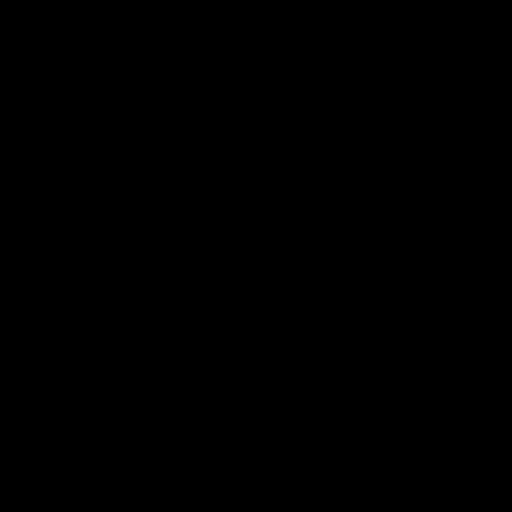
Frame 1 (no input)
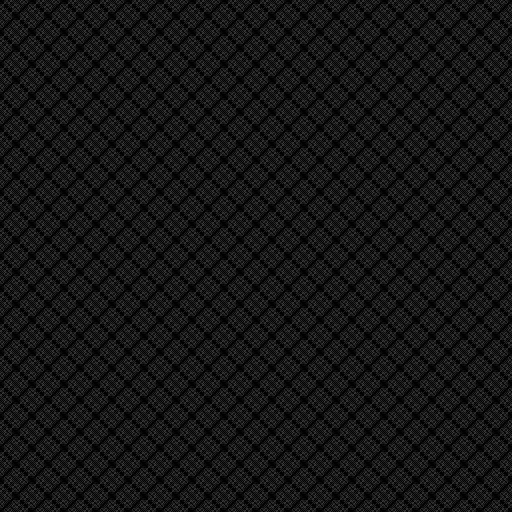
Frame 60 (the mouse pressed at the canvas centre just before this capture)
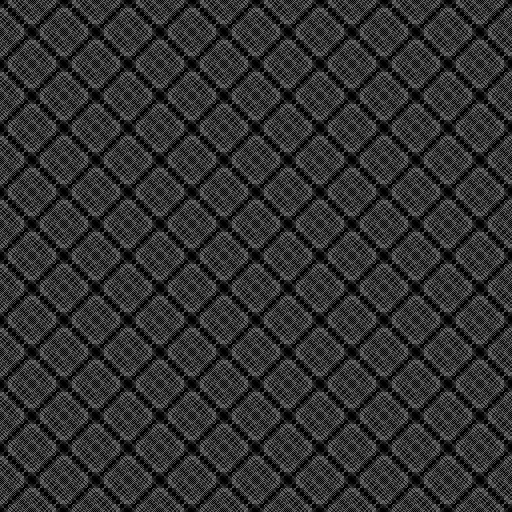
Frame 120 (the mouse held since frame 60 and released just before this capture)

The Processing sketch that drew these frames (run headless with seeded random() and noise(); from frame 60 on, the mouse is pressed at the canvas centre):

// Processing sketch: c_bitwise_10
// ── c_bitwise_10.pde
/**
 * Author: qp91mn64
 * License: the MIT License
 * Created: 2026-02-25
 * 
 * Modefied from c_bitwise_9
 * 
 * a-- -> a++
 * See pattern emerges from grayscale
 * Then with blue, green, ...
 * Grayscale or opaque
 * Display window with 512x512 pixels
 * 
 * Bitwise operation, square, & a to extract bits, result used as color
 * Pretty complex patterns
 * 
 * You can drag or use arrow keys to explore different parts
 * Note: don't use WASD for moving as the key 's' or 'S' has been used for saving images
 * 's' or 'S': to save an image
 * space key ' ': pause/run
 * Note: clicking doesn't change `a`
 * 
 * See different bitwise patterns:
 * Press '1': bitwise AND &
 * Press '2': bitwise OR |
 * Press '3': bitwise XOR ^ (default)
 */
int cellWidth = 1;
int cellHeight = 1;
int a = 1;  // A bitmask, also an index of patterns
int xMax;
int yMax;
int xOffset = 0;
int yOffset = 0;
int whichBitwiseOperator = 3;  // 1:& 2:| 3:^
int x1 = 0;
int y1 = 0;
int x2 = 0;
int y2 = 0;
boolean isRunning = true;  // run/pause
String bitwiseString;
PImage image1;
void setup() {
  size(512, 512);
  noStroke();
  xMax = (width - 1) / cellWidth + 1;  // Avoid grey egdes when `width` cannot be divided by `cellWidth`
  yMax = (height - 1) / cellHeight + 1;  // Avoid grey egdes when `height` cannot be divided by `cellHeight`
  if (whichBitwiseOperator == 1) {
    bitwiseString = "AND";
  } else if (whichBitwiseOperator == 2) {
    bitwiseString = "OR";
  } else if (whichBitwiseOperator == 3) {
    bitwiseString = "XOR";
  }
  image1 = createImage(width, height, ARGB);
  println(bitwiseString, "a", a, binary(a));
  frameRate(64);
}
void draw() {
  if (isRunning) {
    a++;  // As the change of `a` a bit doesn't change the screen too much, you may use something like `a+=2;` to make it change faster
  }
  int b = 0;
  int color1 = 0;
  int x1;
  int y1;
  background(0);  // Clear the display window
  image1.loadPixels();
  for (int x = 0; x < xMax; x++) {
    for (int y = 0; y < yMax; y++) {
      // Calculate values near 4096
      x1 = x + xOffset;
      y1 = y + yOffset;
      if (whichBitwiseOperator == 1) {
        b = x1 & y1;
      } else if (whichBitwiseOperator == 2) {
        b = x1 | y1;
      } else if (whichBitwiseOperator == 3) {
        b = x1 ^ y1;
      }
      color1 = a & b*b;  // Bitmask, and use the result as the color of pixels
      if (color1 >> 8 != 0) {  // Grayscale or opaque
        color1 |= -16777216;
      }
      // Use pixels[] instead of rect() for speed
      for (int dx = 0; dx < cellWidth; dx++) {
        for (int dy = 0; dy < cellHeight; dy++) {
          image1.pixels[min(y * cellHeight + dy, height - 1) * width + min(x * cellWidth + dx, width - 1)] = color(color1);
        }
      }
    }
  }
  image1.updatePixels();
  image(image1, 0, 0);
}
void mousePressed() {
  if (x1 == 0) {
    x1 = mouseX;
    x2 = xOffset;
  }
  if (y1 == 0) {
    y1 = mouseY;
    y2 = yOffset;
  }
  // To make sure the patterns don't change when the space key pressed
  // `a` is not changed while dragging to explore
  //  
  //if (mouseButton == LEFT) {
  //  a++;
  //  println(bitwiseString, "a", a, binary(a));
  //} else if (mouseButton == RIGHT) {
  //  a--;
  //  println(bitwiseString, "a", a, binary(a));
  //}
}
void mouseDragged() {
  xOffset = x2 - (mouseX - x1);
  yOffset = y2 - (mouseY - y1);
}
void mouseReleased() {
  x1 = 0;
  y1 = 0;
  // Sometimes the binary form (2's complement) is useful to display specific patterns
  println("xOffset:", xOffset, binary(xOffset));
  println("yOffset:", yOffset, binary(yOffset));
}
void keyPressed() {
  if (key == CODED) {
    if (keyCode == RIGHT) {
      xOffset++;
      println("xOffset:", xOffset, binary(xOffset));
    } else if (keyCode == LEFT) {
      xOffset--;
      println("xOffset:", xOffset, binary(xOffset));
    } else if (keyCode == UP) {
      yOffset--;
      println("yOffset:", yOffset, binary(yOffset));
    } else if (keyCode == DOWN) {
      yOffset++;
      println("yOffset:", yOffset, binary(yOffset));
    }
  }
  else {
    if (key == '1') {
      if (whichBitwiseOperator != 1) {
        background(0);
        whichBitwiseOperator = 1;
        bitwiseString = "AND";
        println(bitwiseString, "a", a, binary(a));
      }
    } else if (key == '2') {
      if (whichBitwiseOperator != 2) {
        background(0);
        whichBitwiseOperator = 2;
        bitwiseString = "OR";
        println(bitwiseString, "a", a, binary(a));
      }
    } else if (key == '3') {
      if (whichBitwiseOperator != 3) {
        background(0);
        whichBitwiseOperator = 3;
        bitwiseString = "XOR";
        println(bitwiseString, "a", a, binary(a));
      }
    } else if (key == 's' || key == 'S') {  // Now the uppercase `S` can be used for saving images
      String s = String.format("your_output/c_bitwise_10_%s_a_%d_xOffset_%d_yOffset_%d_s%s.png", bitwiseString, a, xOffset, yOffset, stamp());  // For distinction a stamp is used
      save(s);  // Save what on the canvas directly. 
      println(String.format("Saved: %s", s));
    } else if (key == ' ') {
      if (isRunning) {
        println("a", a, binary(a));
      }
      isRunning = !isRunning;
    }
  }
}
String stamp() {
  String stamp1 = year() + nf(month(), 2) + nf(day(), 2) + nf(hour(), 2) + nf(minute(), 2) + nf(second(), 2);  // Timestamp to the second
  stamp1 += String.format("_%d_%d", millis(), frameCount);  // Better distinction
  return stamp1;
}
